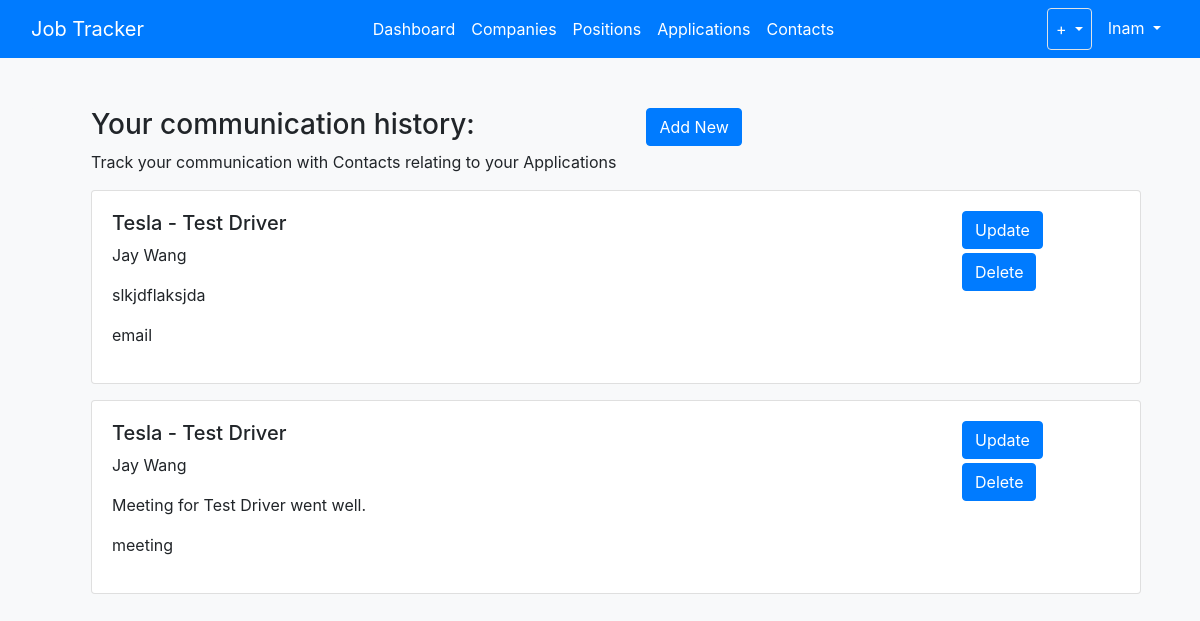
The page /communications/ (signed in) on the database its author committed.
### jobs/models.py (models this page shows, shortened)
class Communication(models.Model):
	user = models.ForeignKey(
		User,
		on_delete=models.CASCADE,
		default=1
		)
	application = models.ForeignKey(
		Application,
		on_delete=models.CASCADE
		)
	contact = models.ForeignKey(
		Contact,
		on_delete=models.CASCADE
		)
	date = models.DateField(null=True, blank=True)
	method = models.CharField(choices=[('phone','Phone'), ('email','Email'), ('meeting','Meeting'),], max_length=100, null=True)
	notes = models.TextField(null=True, blank=True)

class Application(models.Model):
	user = models.ForeignKey(
		User,
		on_delete=models.CASCADE,
		default=1
		)
	position = models.ForeignKey(
		Position,
		on_delete=models.CASCADE
		)
	date_started = models.DateField(null=True, blank=True)
	date_submitted = models.DateField(null=True, blank=True)
	email_used = models.EmailField(null=True, blank=True, max_length=128)
	offer = models.BooleanField()
	accepted = models.BooleanField()
	notes = models.TextField(null=True, blank=True)
	def __str__(self):
		company = self.position.company.name
		job_title = self.position.position_title
		return company + ' - ' + job_title

class Position(models.Model):
	INDUSTRY_SKILL = [
		('Java', 'Java'),
		('C++', 'C++'),
		('Algorithm Design', 'Algorithm Design'),
		('Object Oriented', 'Object Oriented'),
		('Kubernetes', 'Kubernetes')
	]
	user = models.ForeignKey(
		User,
		on_delete=models.CASCADE,
		default=1
		)
	company = models.ForeignKey(
		Company,
		on_delete=models.CASCADE
		)
	position_title = models.CharField(max_length=100)
	position_url = models.URLField(max_length=300, null=True)
	date_opened = models.DateField(null=True)
	date_closed = models.DateField(null=True, blank=True, default='')
	skills = models.CharField(choices=INDUSTRY_SKILL, max_length=100) # Need to look into multiple selection
	job_description = models.TextField(null=True)

class Company(models.Model):
	INDUSTRY_CHOICES = [
		('tech', 'Tech'),
		('ecommerce', 'Ecommerce'),
		('healthcare', 'Healthcare'),
		('pharma', 'Pharmaceutical'),
		('aerospace', 'Aerospace'),
		('fintech', 'FinTech'),
		('nonprofit', 'Nonprofit'),
		('defense', 'Defense'),
		('other', 'Other'),
	]
	user = models.ForeignKey(
		User,
		on_delete=models.CASCADE,
		default=1)
	name = models.CharField(max_length=100)
	careers_url = models.URLField(max_length=300, null=True)
	industry = models.CharField(choices=INDUSTRY_CHOICES, max_length=100, null=True)

class Contact(models.Model):
	user = models.ForeignKey(
		User,
		on_delete=models.CASCADE,
		default=1
		)
	first_name = models.CharField(max_length=100)
	last_name = models.CharField(max_length=100)
	email = models.EmailField(null=True, blank=True, max_length=128)
	phone_number = models.IntegerField(null=True, blank=True)
	notes = models.TextField(null=True, blank=True)
	def __str__(self):
		return self.first_name + ' ' + self.last_name

### jobs/views.py (the view)
# urls.py: path('communications/', CommunicationListView.as_view(), name='jobs-list-communications'),
class CommunicationListView(LoginRequiredMixin, ListView):
    model = Communication
    template_name = 'jobs/communications.html'
    context_object_name = 'comms'
    fields = ['application', 'contact', 'date', 'method', 'notes']

### jobs/templates/jobs/communications.html (shortened to what this page needs)
{% extends "jobs/base.html" %}
{% block content %}
<div class="container h-100 mt-5">
	<div class="container positions ml-3 mb-5">
		<div class="row mt-3">
			<div class="col-md-auto">
				<h3>Your communication history:</h3>
				<p>Track your communication with Contacts relating to your Applications</p>
			</div>
			<div class="col-md-2">
				<a class="btn btn-primary" href="{% url 'jobs-new-communication' %}" role="button">Add New</a>
			</div>
		</div>
		{% for comm in comms %}
		<div class="card mb-3">
			<div class="card-body">
				<div class="row">
					<div class="col-md-10">
						<h5 class="card-title mb-2">{{ comm.application }}</h5>
						<p>{{ comm.contact }}</p>
						<p>{{ comm.notes }}</p>
						<p>{{ comm.method }}</p>
					</div>
					<div class="col-md-2 align-content-stretch">
						<div class="row mb-1">
							<a class="btn btn-primary" href="{% url 'jobs-update-communication' comm.id %}" role="button">Update</a>
						</div>
						<div class="row mb-1">
							<a class="btn btn-primary" href="{% url 'jobs-delete-communication' comm.id %}" role="button">Delete</a>
						</div>
					</div>
				</div>
			</div>
		</div>
		{% endfor %}
	</div>
</div>
{% endblock content %}

### jobs/templates/jobs/base.html (shortened to what this page needs)
{% load static %}
<!DOCTYPE html>
<html>
<head>
    <link rel="stylesheet" href="https://cdn.jsdelivr.net/npm/bootstrap@4.5.3/dist/css/bootstrap.min.css">
    <link rel="stylesheet" type="text/css" href="{% static 'jobs/style.css' %}">
</head>
<body class="h-100 bg-light">
	<nav class="navbar navbar-expand-lg navbar-dark bg-primary fixed-top">
		<div class="container-fluid">
			<a class="navbar-brand" href="/">Job Tracker</a>
			<div class="collapse navbar-collapse" id="expandMenu">
				<ul class="navbar-nav mr-auto">
					{% if request.user.is_authenticated %}
					<li class="nav-item">
						<a class="nav-link active" aria-current="page" href="/">Dashboard</a>
					</li>
					<li class="nav-item">
						<a class="nav-link active" href="{% url 'jobs-companies' %}">Companies</a>
					</li>
					<li class="nav-item">
						<a class="nav-link active" href="{% url 'jobs-list-positions' %}">Positions</a>
					</li>
					<li class="nav-item">
						<a class="nav-link active" href="{% url 'jobs-list-applications' %}">Applications</a>
					</li>
					<li class="nav-item">
						<a class="nav-link active" href="/contacts">Contacts</a>
					</li>
					{% endif %}
				</ul>
				<ul class="navbar-nav">
					{% if request.user.is_authenticated %}
					<li class="dropdown border rounded">
						<a class="nav-link active dropdown-toggle" href="#" id="navbarDropdownMenuLink" role="button" data-bs-toggle="dropdown" aria-expanded="false"> + </a>
					</li>
					<li class="dropdown ml-2">
						<a class="nav-link active dropdown-toggle" href="#" id="navbarDropdownMenuLink" role="button" data-bs-toggle="dropdown" aria-expanded="false"> {{ request.user.username }} </a>
					</li>
					{% endif %}
				</ul>
			</div>
		</div>
	</nav>
	<div class="container bg-light rounded">
		{% block content %}{% endblock %}
	</div>
</body>
</html>

### jobs/static/jobs/style.css (style rules this page uses)
body { padding-top: 60px; }

### rows shown on the page
Communication: application "Tesla - Test Driver", contact "Jay Wang", notes "slkjdflaksjda", method "email"
Communication: application "Tesla - Test Driver", contact "Jay Wang", notes "Meeting for Test Driver went well.", method "meeting"

### other values the page prints
{{ request.user.username }} "lnam"
